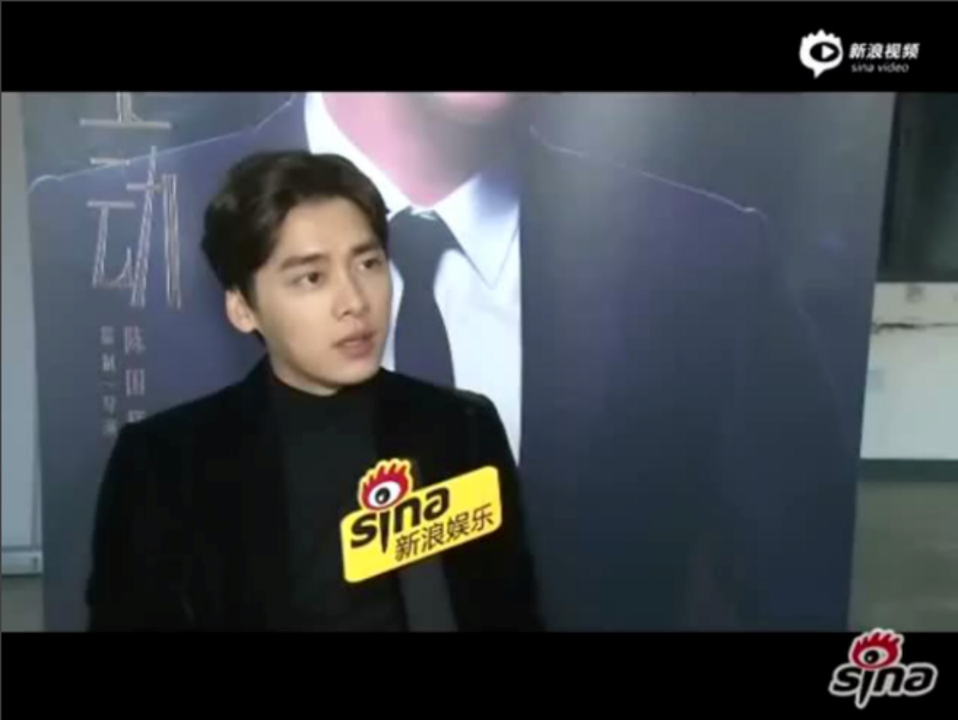
#> input picture 皮肤检测/images/im1.jpg, 1916 x 1440 px (shown at 1/2 size); its folder holds only this picture in this run
$ python '图片检测.py'
#> lines starting #> are read from the running program, lines starting #| are printed output that depends on the picture; after the words box and inside, x2 and y2 are one past the last pixel; in counts of white or black regions, pixels touching at a corner belong together
"""
皮肤检测：利用皮肤颜色的HSV范围，去掉其他的区域，实现皮肤检测
"""
import numpy as np
import cv2
import glob
import matplotlib.pyplot as plt

# 定义皮肤的范围，具体自己调整
lower = np.array([0, 50, 100], dtype="uint8")
upper = np.array([25, 255, 255], dtype="uint8")

images = glob.glob("images/*.jpg")

titles = ['im1', 'im2', 'im3', 'skin1', 'skin2', 'skin3']
for i in range(len(images)):
    frame = cv2.imread(images[i], 1)  # 参数0为黑白通道
#> frame is the input picture: shape (1440, 1916, 3); mean B, G, R 70.2, 65.9, 61.8
    frame = cv2.resize(frame, (400, 400))
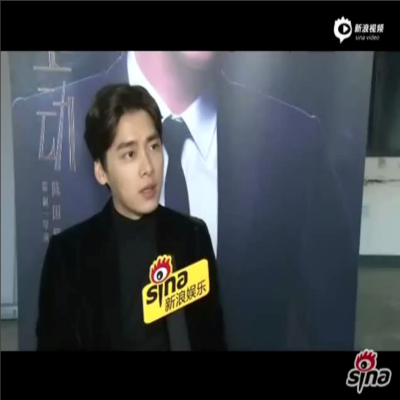
#> frame: shape (400, 400, 3); mean B, G, R 70.2, 65.9, 61.8

    plt.subplot(3, 2, 2 * i + 1)
    plt.imshow(frame)
    plt.title(titles[2 * i])

    # 将BGR格式转为HSV颜色空间
    # HSV在用于指定颜色分割时，有比较大的作用
    hsvImage = cv2.cvtColor(frame, cv2.COLOR_BGR2HSV)
#> hsvImage: shape (400, 400, 3); mean H, S, V 70.5, 52.6, 75.2

    # 创建掩码，q低于lower或高于upper的，设置为0，在范围内设置为255
    # 这样便可以得到皮肤的像素范围
    skinMask = cv2.inRange(hsvImage, lower, upper)
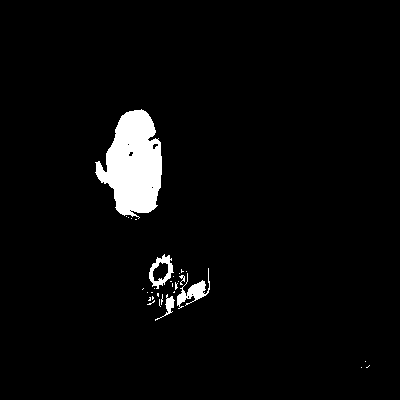
#> skinMask: shape (400, 400); 3.6% white; 31 white regions (26 under 20 px), largest, box (x1, y1, x2, y2) and area: (95, 109, 162, 219) 4763, (177, 268, 210, 309) 419, (149, 254, 174, 289) 347, (155, 294, 175, 321) 133, (179, 275, 185, 285) 28

    # 将掩码和原图进行“与”运算，这样原图便只保留皮肤区域
    skin = cv2.bitwise_and(frame, frame, mask=skinMask)
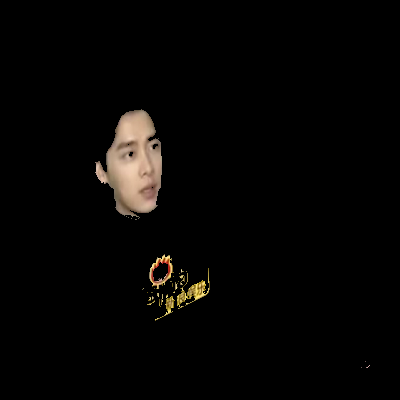
#> skin: shape (400, 400, 3); mean B, G, R 4.2, 5.4, 6.5

    plt.subplot(3, 2, 2 * i + 2)
    plt.imshow(skin)
    plt.title(titles[2 * i + 1])
plt.show()
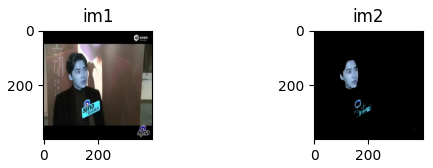
#> figure drawn by matplotlib, 2 panels; B, G, R data is drawn as R, G, B

$ run again, on 皮肤检测/images/im2.jpg
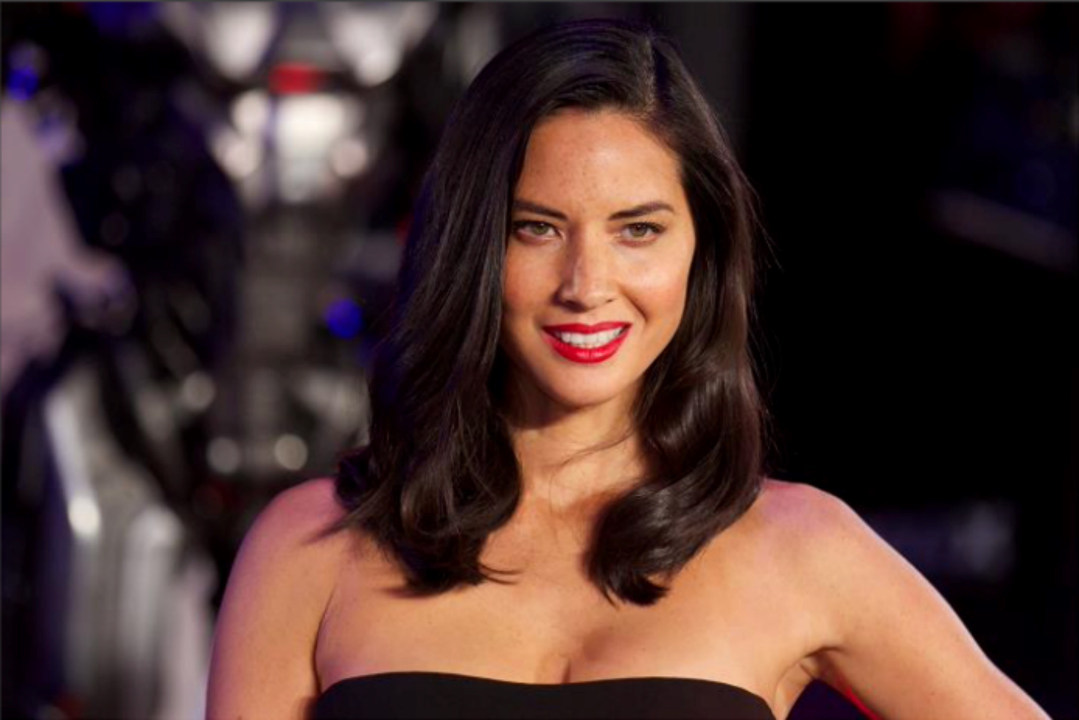
#> input picture 皮肤检测/images/im2.jpg, 2158 x 1440 px (shown at 1/2 size)
#> frame is the input picture: shape (1440, 2158, 3); mean B, G, R 47.4, 51.2, 74.6
#> frame: shape (400, 400, 3)
#> hsvImage: shape (400, 400, 3); mean H, S, V 67.7, 112.3, 75.8
#> `skinMask = cv2.inRange(hsvImage, lower, upper)`:
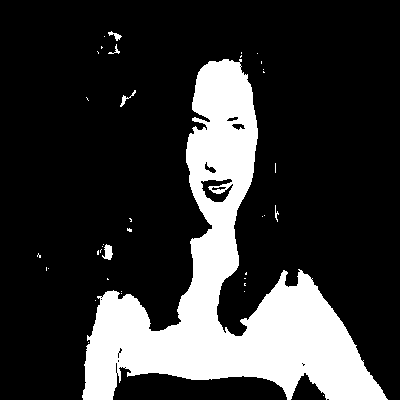
#> skinMask: shape (400, 400); 20.9% white; 38 white regions (32 under 20 px), largest, box (x1, y1, x2, y2) and area: (82, 59, 388, 400) 33117, (102, 244, 113, 260) 109, (120, 90, 136, 107) 60, (108, 31, 122, 41) 55, (108, 44, 120, 54) 33, (275, 205, 279, 222) 28
#> `plt.show()`:
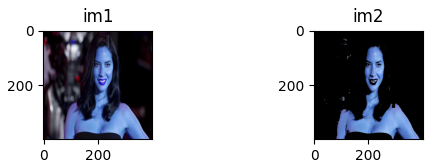
#> figure drawn by matplotlib, 2 panels; B, G, R data is drawn as R, G, B

$ run again, on 皮肤检测/images/im3.jpg
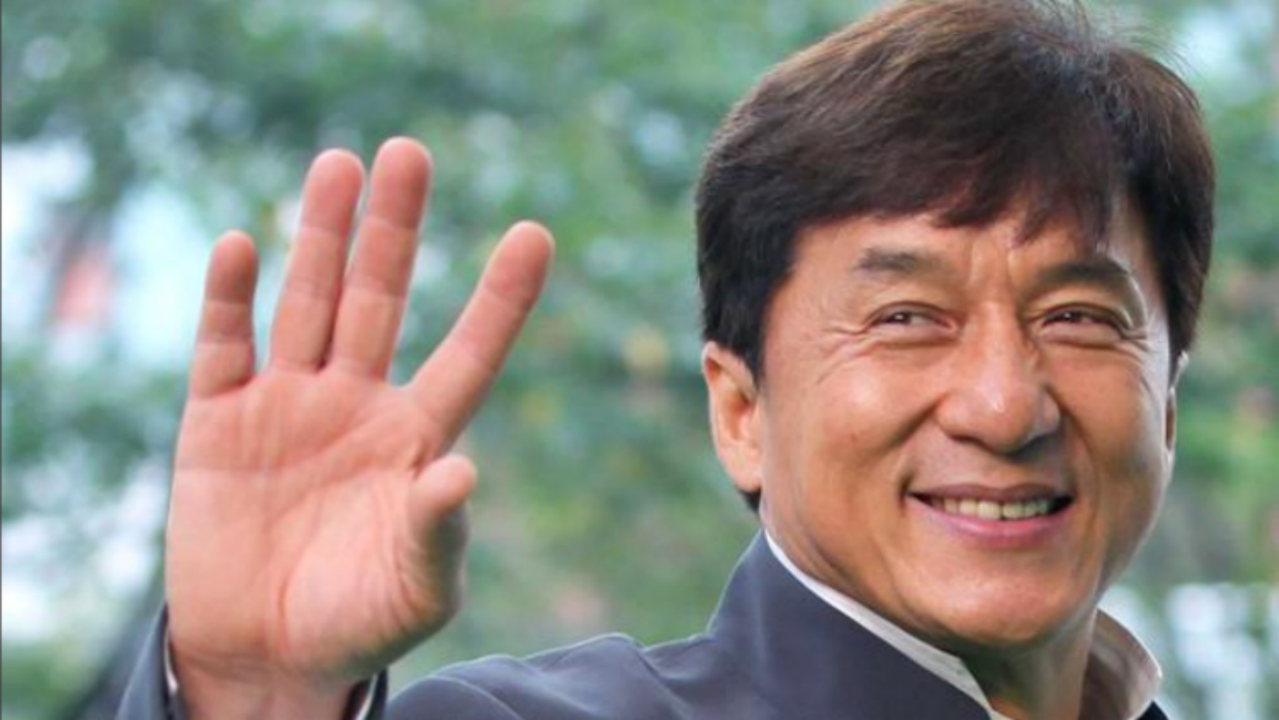
#> input picture 皮肤检测/images/im3.jpg, 2557 x 1440 px (shown at 1/2 size)
#> frame is the input picture: shape (1440, 2557, 3); mean B, G, R 126.8, 135.5, 139.5
#> frame: shape (400, 400, 3)
#> hsvImage: shape (400, 400, 3); mean H, S, V 59.3, 67.9, 157.3
#> `skinMask = cv2.inRange(hsvImage, lower, upper)`:
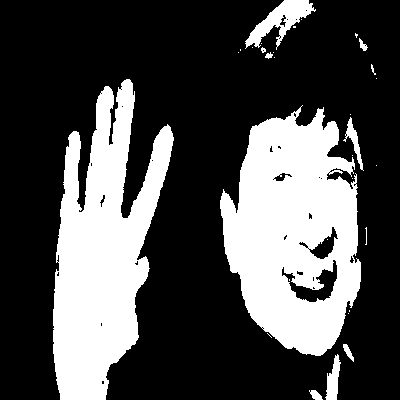
#> skinMask: shape (400, 400); 29.9% white; 31 white regions (19 under 20 px), largest, box (x1, y1, x2, y2) and area: (220, 105, 361, 356) 23623, (53, 79, 174, 400) 21883, (245, 0, 316, 50) 1341
#> `plt.show()`:
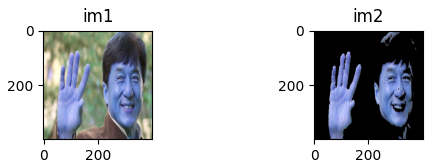
#> figure drawn by matplotlib, 2 panels; B, G, R data is drawn as R, G, B
